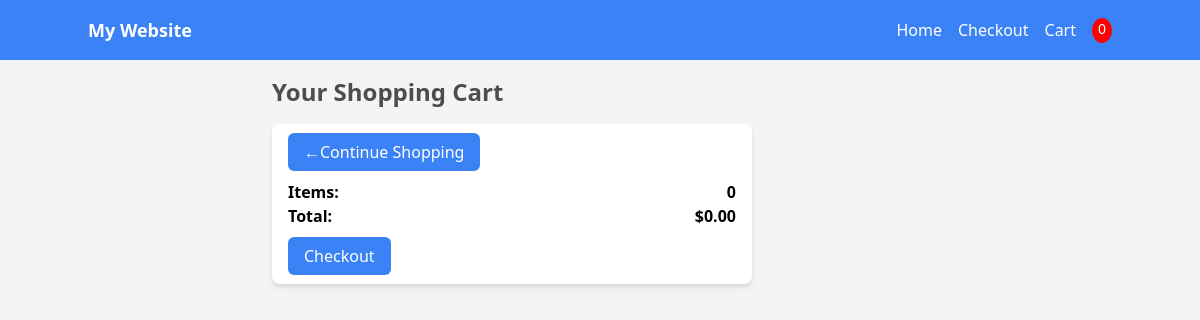
/cart/ (signed in), run on an earlier commit of the app's database.
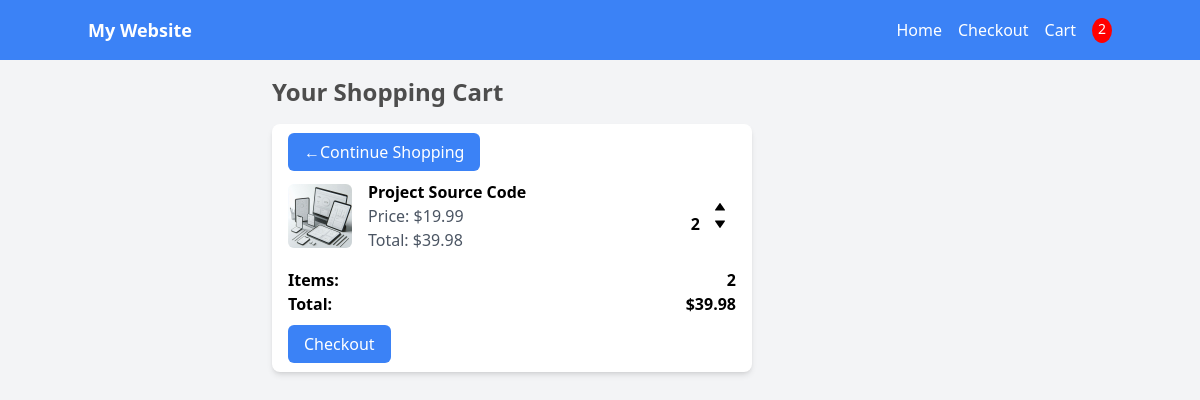
And on a later commit of the database.
### store/models.py (models this page shows, shortened)
class Order(models.Model):
    customer= models.ForeignKey(Customer, on_delete=models.SET_NULL,blank=True,null=True)
    date_ordered=models.DateTimeField(auto_now_add=True)
    complete= models.BooleanField(default=False,null=True,blank=False)
    transaction_id= models.CharField(max_length=200, null=True)
    @property
    def get_cart_total(self):
        orderitems= self.orderitem_set.all()
        total= sum([item.get_total for item in orderitems])
        return total
    @property
    def get_cart_items(self):
        orderitems= self.orderitem_set.all()
        total=sum([item.quantity for item in orderitems])
        return total

class OrderItem(models.Model):
    product= models.ForeignKey(Product, on_delete=models.SET_NULL, blank=True, null=True)
    order= models.ForeignKey(Order, on_delete=models.SET_NULL, blank=True, null=True)
    quantity= models.IntegerField(default=0, null=True, blank=True)
    date_added= models.DateTimeField(auto_now_add=True)
    @property
    def get_total(self):
        total= self.product.price * self.quantity
        return total

class Product(models.Model):
    name= models.CharField(max_length=200, null=True)
    price= models.DecimalField(max_digits=7, decimal_places=2)
    digital=models.BooleanField(default=False, null=True, blank=False)
    image= models.ImageField(null=True, blank=True)
    @property
    def imageURL(self):
        try:
            url= self.image.url
        except:
            url= ''
        return url

### store/views.py (the view)
# urls.py: path('cart/',views.cart,name="cart"),
def cart(request):
    data = cartData(request)
    cartItems = data['cartItems']
    order = data['order']
    items = data['items']
    context={'items':items, 'order':order, 'cartItems': cartItems}
    return render(request, 'store/cart.html', context)

### store/utils.py (called while the page is built)
def cartData(request):
    user = request.user #set user to authenticated user or AnonymousUser
    if request.user.is_authenticated:
        customer= request.user.customer
        order, created= Order.objects.get_or_create(customer=customer, complete=False)
        items= order.orderitem_set.all()
        cartItems = order.get_cart_items
    else:
        cookieData = cookieCart(request)
        cartItems = cookieData['cartItems']
        order = cookieData['order']
        items = cookieData['items']
    return{'cartItems': cartItems, 'order': order, 'items': items, 'user': user}

### store/templates/store/cart.html
{% extends 'store/main.html' %}
{% load static %}
{% block content %}
<div class="w-1/2 mx-auto flex flex-col">
        <body class="bg-gray-100">
          <div class="container mx-auto p-4">
            <h1 class="text-2xl font-semibold mb-4">Your Shopping Cart</h1>
            <div class="bg-white rounded-lg shadow-md p-4">
              <div class="mb-4">
                <a href="{% url 'store'%}"
                  class="mt-4 bg-blue-500 text-white px-4 py-2 rounded-md hover:bg-blue-600 mb-4">
                  &#x2190;Continue Shopping
                </a>
              </div>
              {% for item in items %}
              <div class="flex items-center justify-between mb-4">
                <div class="flex items-center space-x-4">
                  <img src="{{item.product.imageURL}}" alt="Product 1" class="w-16 h-16 rounded-md">
                  <div style="flex:1">
                    <p class="font-semibold">{{item.product.name}}</p>
                    <p class="text-gray-600">Price: ${{item.product.price|floatformat:2}}</p>
                    <p class="text-gray-600">Total: ${{item.get_total|floatformat:2}}</p>
                  </div>
                </div>
                <div>
                  <p class="quantity">{{item.quantity}}</p>
                  <div class="quantity">
                    <img src="{% static 'images/up-arrow.svg' %}" data-product="{{item.product.id}}" data-action="add" class="chg-quantity update-cart">
                    <img src="{% static 'images/down-arrow.svg' %}" data-product="{{item.product.id}}" data-action="remove" class="chg-quantity update-cart">
                  </div>
                </div>
              </div>
              {% endfor %}
              <div class="flex justify-between">
                <p class="font-semibold">Items:</p>
                <p class="font-semibold">{{order.get_cart_items}}</p>
              </div>
              <div class="flex justify-between">
                <p class="font-semibold">Total:</p>
                <p class="font-semibold">${{order.get_cart_total|floatformat:2}}</p>
              </div>
              <div class="mt-4">
                <a href="{% url 'checkout' %}"
                  class="mt-4 bg-blue-500 text-white px-4 py-2 rounded-md hover:bg-blue-600">Checkout</a>
              </div>
            </div>
          </div>
          </div>
{% endblock content %}

### store/templates/store/main.html (shortened to what this page needs)
{% load static tailwind_tags %}
{% load static %}
<!DOCTYPE html>
<html lang="en">
<head>
    <link rel="stylesheet" href="{% static 'css/main.css' %}">
    {% tailwind_css %}
</head>
<body>
  <nav class="bg-blue-500 p-4">
    <div class="container mx-auto flex items-center justify-between">
      <a href="#" class="text-white font-bold text-lg">My Website</a>
      <div class="flex space-x-4">
        <a href="{% url 'store' %}" class="text-white">Home</a>
        <a href="{% url 'checkout' %}" class="text-white">Checkout</a>
        <a href="{% url 'cart' %}" class="text-white">Cart</a>
        <p id="cart-total">{{cartItems}}</p>
      </div>
    </div>
  </nav>
    <div class="container">
        {% block content %}
        {% endblock content %}
    </div>
</body>
</html>

### static/css/main.css (style rules this page uses)
h1,h2,h3,h4,h5,h6 { color:hsl(0, 0%, 30%); }
#cart-total { display: block; text-align: center; color:#fff; background-color: red; width: 20px; height: 25px; border-radius: 50%; font-size: 14px; }
.quantity { display: inline-block; font-weight: 700; padding-right:10px; }
.chg-quantity { width: 12px; cursor: pointer; display: block; margin-top: 5px; transition:.1s; }

What changed in the data, as far as the page shows it:
added OrderItem: product.imageURL (picture), product.name "Project Source Code", product.price "19.99", get_total "39.98", quantity "2"
computed for Order: get_cart_items "0" → "2"; get_cart_total "0.00" → "39.98"
Also different on the page:
{{ cartItems }}: "0" → "2"
